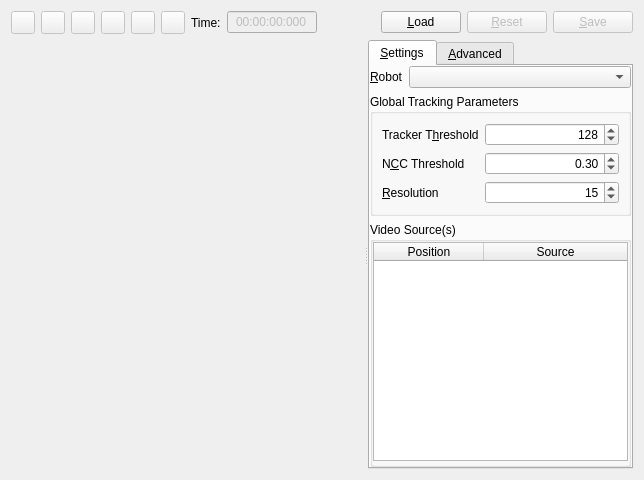
<?xml version="1.0" encoding="UTF-8"?>
<ui version="4.0">
 <class>TrackRobotToolWidget</class>
 <widget class="QWidget" name="TrackRobotToolWidget">
  <property name="geometry">
   <rect>
    <x>0</x>
    <y>0</y>
    <width>644</width>
    <height>480</height>
   </rect>
  </property>
  <property name="windowTitle">
   <string>Form</string>
  </property>
  <layout class="QVBoxLayout" name="verticalLayout_3">
   <item>
    <layout class="QHBoxLayout" name="horizontalLayout">
     <item>
      <widget class="QToolButton" name="m_scanBackBtn">
       <property name="enabled">
        <bool>false</bool>
       </property>
       <property name="sizePolicy">
        <sizepolicy hsizetype="Fixed" vsizetype="Fixed">
         <horstretch>1</horstretch>
         <verstretch>0</verstretch>
        </sizepolicy>
       </property>
       <property name="toolTip">
        <string>Reverse Scan</string>
       </property>
       <property name="text">
        <string/>
       </property>
       <property name="icon">
        <iconset resource="../../res/resources.qrc">
         <normaloff>:/revscan.png</normaloff>:/revscan.png</iconset>
       </property>
       <property name="checkable">
        <bool>false</bool>
       </property>
      </widget>
     </item>
     <item>
      <widget class="QToolButton" name="m_stepBackBtn">
       <property name="enabled">
        <bool>false</bool>
       </property>
       <property name="sizePolicy">
        <sizepolicy hsizetype="Fixed" vsizetype="Fixed">
         <horstretch>1</horstretch>
         <verstretch>0</verstretch>
        </sizepolicy>
       </property>
       <property name="toolTip">
        <string>Reverse Step</string>
       </property>
       <property name="text">
        <string/>
       </property>
       <property name="icon">
        <iconset resource="../../res/resources.qrc">
         <normaloff>:/revstep.png</normaloff>:/revstep.png</iconset>
       </property>
       <property name="checkable">
        <bool>false</bool>
       </property>
       <property name="autoRepeat">
        <bool>true</bool>
       </property>
       <property name="popupMode">
        <enum>QToolButton::InstantPopup</enum>
       </property>
      </widget>
     </item>
     <item>
      <widget class="QToolButton" name="m_playBtn">
       <property name="enabled">
        <bool>false</bool>
       </property>
       <property name="sizePolicy">
        <sizepolicy hsizetype="Fixed" vsizetype="Fixed">
         <horstretch>1</horstretch>
         <verstretch>0</verstretch>
        </sizepolicy>
       </property>
       <property name="toolTip">
        <string>Play/Pause</string>
       </property>
       <property name="text">
        <string/>
       </property>
       <property name="icon">
        <iconset resource="../../res/resources.qrc">
         <normaloff>:/play.png</normaloff>:/play.png</iconset>
       </property>
       <property name="checkable">
        <bool>false</bool>
       </property>
       <property name="popupMode">
        <enum>QToolButton::InstantPopup</enum>
       </property>
      </widget>
     </item>
     <item>
      <widget class="QToolButton" name="m_stepBtn">
       <property name="enabled">
        <bool>false</bool>
       </property>
       <property name="sizePolicy">
        <sizepolicy hsizetype="Fixed" vsizetype="Fixed">
         <horstretch>1</horstretch>
         <verstretch>0</verstretch>
        </sizepolicy>
       </property>
       <property name="toolTip">
        <string>Forward Step</string>
       </property>
       <property name="text">
        <string/>
       </property>
       <property name="icon">
        <iconset resource="../../res/resources.qrc">
         <normaloff>:/step.png</normaloff>:/step.png</iconset>
       </property>
       <property name="checkable">
        <bool>false</bool>
       </property>
       <property name="autoRepeat">
        <bool>true</bool>
       </property>
       <property name="popupMode">
        <enum>QToolButton::InstantPopup</enum>
       </property>
       <property name="autoRaise">
        <bool>false</bool>
       </property>
      </widget>
     </item>
     <item>
      <widget class="QToolButton" name="m_scanFwdBtn">
       <property name="enabled">
        <bool>false</bool>
       </property>
       <property name="sizePolicy">
        <sizepolicy hsizetype="Fixed" vsizetype="Fixed">
         <horstretch>1</horstretch>
         <verstretch>0</verstretch>
        </sizepolicy>
       </property>
       <property name="toolTip">
        <string>Forward Scan</string>
       </property>
       <property name="text">
        <string/>
       </property>
       <property name="icon">
        <iconset resource="../../res/resources.qrc">
         <normaloff>:/scan.png</normaloff>:/scan.png</iconset>
       </property>
       <property name="checkable">
        <bool>false</bool>
       </property>
       <property name="popupMode">
        <enum>QToolButton::InstantPopup</enum>
       </property>
       <property name="autoRaise">
        <bool>false</bool>
       </property>
      </widget>
     </item>
     <item>
      <widget class="QToolButton" name="m_stopBtn">
       <property name="enabled">
        <bool>false</bool>
       </property>
       <property name="sizePolicy">
        <sizepolicy hsizetype="Fixed" vsizetype="Fixed">
         <horstretch>1</horstretch>
         <verstretch>0</verstretch>
        </sizepolicy>
       </property>
       <property name="toolTip">
        <string>Stop Tracking</string>
       </property>
       <property name="text">
        <string/>
       </property>
       <property name="icon">
        <iconset resource="../../res/resources.qrc">
         <normaloff>:/stop.png</normaloff>:/stop.png</iconset>
       </property>
       <property name="checkable">
        <bool>false</bool>
       </property>
      </widget>
     </item>
     <item>
      <widget class="QLabel" name="m_timeLabel">
       <property name="sizePolicy">
        <sizepolicy hsizetype="Fixed" vsizetype="Preferred">
         <horstretch>0</horstretch>
         <verstretch>0</verstretch>
        </sizepolicy>
       </property>
       <property name="text">
        <string>Time:</string>
       </property>
      </widget>
     </item>
     <item>
      <widget class="QLineEdit" name="m_timeLineEdit">
       <property name="enabled">
        <bool>false</bool>
       </property>
       <property name="sizePolicy">
        <sizepolicy hsizetype="Fixed" vsizetype="Fixed">
         <horstretch>0</horstretch>
         <verstretch>0</verstretch>
        </sizepolicy>
       </property>
       <property name="minimumSize">
        <size>
         <width>90</width>
         <height>0</height>
        </size>
       </property>
       <property name="maximumSize">
        <size>
         <width>90</width>
         <height>16777215</height>
        </size>
       </property>
       <property name="layoutDirection">
        <enum>Qt::LeftToRight</enum>
       </property>
       <property name="text">
        <string>00:00:00:000</string>
       </property>
       <property name="frame">
        <bool>true</bool>
       </property>
       <property name="alignment">
        <set>Qt::AlignCenter</set>
       </property>
      </widget>
     </item>
     <item>
      <spacer name="horizontalSpacer">
       <property name="orientation">
        <enum>Qt::Horizontal</enum>
       </property>
       <property name="sizeHint" stdset="0">
        <size>
         <width>40</width>
         <height>20</height>
        </size>
       </property>
      </spacer>
     </item>
     <item>
      <widget class="QPushButton" name="m_loadBtn">
       <property name="enabled">
        <bool>true</bool>
       </property>
       <property name="text">
        <string>&amp;Load</string>
       </property>
      </widget>
     </item>
     <item>
      <widget class="QPushButton" name="m_resetBtn">
       <property name="enabled">
        <bool>false</bool>
       </property>
       <property name="text">
        <string>&amp;Reset</string>
       </property>
      </widget>
     </item>
     <item>
      <widget class="QPushButton" name="m_saveBtn">
       <property name="enabled">
        <bool>false</bool>
       </property>
       <property name="text">
        <string>&amp;Save</string>
       </property>
      </widget>
     </item>
    </layout>
   </item>
   <item>
    <widget class="QSplitter" name="splitter">
     <property name="sizePolicy">
      <sizepolicy hsizetype="Expanding" vsizetype="Preferred">
       <horstretch>0</horstretch>
       <verstretch>100</verstretch>
      </sizepolicy>
     </property>
     <property name="orientation">
      <enum>Qt::Horizontal</enum>
     </property>
     <widget class="ImageGrid" name="m_imageGrid" native="true">
      <property name="sizePolicy">
       <sizepolicy hsizetype="Preferred" vsizetype="Preferred">
        <horstretch>100</horstretch>
        <verstretch>100</verstretch>
       </sizepolicy>
      </property>
     </widget>
     <widget class="QFrame" name="m_parametersFrame">
      <property name="sizePolicy">
       <sizepolicy hsizetype="Preferred" vsizetype="Preferred">
        <horstretch>1</horstretch>
        <verstretch>0</verstretch>
       </sizepolicy>
      </property>
      <property name="minimumSize">
       <size>
        <width>265</width>
        <height>0</height>
       </size>
      </property>
      <layout class="QHBoxLayout" name="horizontalLayout_5">
       <property name="spacing">
        <number>0</number>
       </property>
       <property name="margin">
        <number>0</number>
       </property>
       <item>
        <widget class="QTabWidget" name="m_optionsTabs">
         <property name="maximumSize">
          <size>
           <width>16777215</width>
           <height>16777215</height>
          </size>
         </property>
         <property name="currentIndex">
          <number>0</number>
         </property>
         <widget class="QWidget" name="m_globalParamsPage">
          <attribute name="title">
           <string>&amp;Settings</string>
          </attribute>
          <layout class="QVBoxLayout" name="verticalLayout_2">
           <property name="margin">
            <number>0</number>
           </property>
           <item>
            <layout class="QHBoxLayout" name="horizontalLayout_2">
             <item>
              <widget class="QLabel" name="label">
               <property name="text">
                <string>&amp;Robot</string>
               </property>
               <property name="buddy">
                <cstring>m_robotCombo</cstring>
               </property>
              </widget>
             </item>
             <item>
              <widget class="QComboBox" name="m_robotCombo">
               <property name="sizePolicy">
                <sizepolicy hsizetype="Expanding" vsizetype="Fixed">
                 <horstretch>0</horstretch>
                 <verstretch>0</verstretch>
                </sizepolicy>
               </property>
              </widget>
             </item>
            </layout>
           </item>
           <item>
            <widget class="QGroupBox" name="m_globalParamsGroup">
             <property name="sizePolicy">
              <sizepolicy hsizetype="Preferred" vsizetype="Preferred">
               <horstretch>1</horstretch>
               <verstretch>0</verstretch>
              </sizepolicy>
             </property>
             <property name="title">
              <string>Global Tracking Parameters</string>
             </property>
             <layout class="QVBoxLayout" name="verticalLayout">
              <item>
               <layout class="QFormLayout" name="formLayout">
                <item row="0" column="0">
                 <widget class="QLabel" name="label_5">
                  <property name="minimumSize">
                   <size>
                    <width>70</width>
                    <height>0</height>
                   </size>
                  </property>
                  <property name="text">
                   <string>Tracker T&amp;hreshold</string>
                  </property>
                  <property name="buddy">
                   <cstring>m_trackerThresholdSpinBox</cstring>
                  </property>
                 </widget>
                </item>
                <item row="0" column="1">
                 <widget class="QSpinBox" name="m_trackerThresholdSpinBox">
                  <property name="enabled">
                   <bool>true</bool>
                  </property>
                  <property name="toolTip">
                   <string>&lt;head/&gt;&lt;body&gt;
&lt;p&gt;Bi-level threshold used for orientation determination [0..255].&lt;/p&gt;&lt;/body&gt;&lt;/html&gt;</string>
                  </property>
                  <property name="alignment">
                   <set>Qt::AlignRight|Qt::AlignTrailing|Qt::AlignVCenter</set>
                  </property>
                  <property name="suffix">
                   <string/>
                  </property>
                  <property name="minimum">
                   <number>0</number>
                  </property>
                  <property name="maximum">
                   <number>255</number>
                  </property>
                  <property name="value">
                   <number>128</number>
                  </property>
                 </widget>
                </item>
                <item row="1" column="0">
                 <widget class="QLabel" name="label_3">
                  <property name="text">
                   <string>N&amp;CC Threshold</string>
                  </property>
                  <property name="buddy">
                   <cstring>m_nccThresholdSpinBox</cstring>
                  </property>
                 </widget>
                </item>
                <item row="1" column="1">
                 <widget class="QDoubleSpinBox" name="m_nccThresholdSpinBox">
                  <property name="enabled">
                   <bool>true</bool>
                  </property>
                  <property name="toolTip">
                   <string>&lt;head/&gt;
&lt;body&gt;
&lt;p&gt;Normalised Cross Correlation threshold for tracking [-1..+1].&lt;/p&gt;
&lt;/body&gt;</string>
                  </property>
                  <property name="alignment">
                   <set>Qt::AlignRight|Qt::AlignTrailing|Qt::AlignVCenter</set>
                  </property>
                  <property name="minimum">
                   <double>-1.000000000000000</double>
                  </property>
                  <property name="maximum">
                   <double>1.000000000000000</double>
                  </property>
                  <property name="singleStep">
                   <double>0.010000000000000</double>
                  </property>
                  <property name="value">
                   <double>0.300000000000000</double>
                  </property>
                 </widget>
                </item>
                <item row="2" column="0">
                 <widget class="QLabel" name="label_2">
                  <property name="toolTip">
                   <string>&lt;!DOCTYPE HTML PUBLIC &quot;-//W3C//DTD HTML 4.0//EN&quot; &quot;http://www.w3.org/TR/REC-html40/strict.dtd&quot;&gt;
&lt;html&gt;&lt;head&gt;&lt;meta name=&quot;qrichtext&quot; content=&quot;1&quot; /&gt;&lt;style type=&quot;text/css&quot;&gt;
p, li { white-space: pre-wrap; }
&lt;/style&gt;&lt;/head&gt;&lt;body style=&quot; font-family:'MS Shell Dlg 2'; font-size:8.25pt; font-weight:400; font-style:normal;&quot;&gt;
&lt;p style=&quot; margin-top:0px; margin-bottom:0px; margin-left:0px; margin-right:0px; -qt-block-indent:0; text-indent:0px;&quot;&gt;&lt;span style=&quot; font-size:8pt;&quot;&gt;This is the number of pixels that an individual target square is mapped to.&lt;/span&gt;&lt;/p&gt;
&lt;p style=&quot; margin-top:0px; margin-bottom:0px; margin-left:0px; margin-right:0px; -qt-block-indent:0; text-indent:0px;&quot;&gt;&lt;span style=&quot; font-size:8pt;&quot;&gt;Too big = SLOW&lt;/span&gt;&lt;/p&gt;
&lt;p style=&quot; margin-top:0px; margin-bottom:0px; margin-left:0px; margin-right:0px; -qt-block-indent:0; text-indent:0px;&quot;&gt;&lt;span style=&quot; font-size:8pt;&quot;&gt;Too small = tracking failure&lt;/span&gt;&lt;/p&gt;&lt;/body&gt;&lt;/html&gt;</string>
                  </property>
                  <property name="text">
                   <string>&amp;Resolution</string>
                  </property>
                  <property name="buddy">
                   <cstring>m_resolutionSpinBox</cstring>
                  </property>
                 </widget>
                </item>
                <item row="2" column="1">
                 <widget class="QSpinBox" name="m_resolutionSpinBox">
                  <property name="enabled">
                   <bool>true</bool>
                  </property>
                  <property name="toolTip">
                   <string>&lt;p&gt;The size in pixels to be used to represent one square of the target. Larger means more accurate (up to a point) but slower [0..99].&lt;/p&gt;</string>
                  </property>
                  <property name="alignment">
                   <set>Qt::AlignRight|Qt::AlignTrailing|Qt::AlignVCenter</set>
                  </property>
                  <property name="value">
                   <number>15</number>
                  </property>
                 </widget>
                </item>
               </layout>
              </item>
             </layout>
            </widget>
           </item>
           <item>
            <widget class="QGroupBox" name="m_addVideoGroupBox">
             <property name="title">
              <string>Video Source(s)</string>
             </property>
             <layout class="QHBoxLayout" name="horizontalLayout_3">
              <property name="spacing">
               <number>0</number>
              </property>
              <property name="leftMargin">
               <number>0</number>
              </property>
              <property name="topMargin">
               <number>0</number>
              </property>
              <property name="rightMargin">
               <number>0</number>
              </property>
              <property name="bottomMargin">
               <number>3</number>
              </property>
              <item>
               <widget class="QTableWidget" name="m_videoTable">
                <property name="sizePolicy">
                 <sizepolicy hsizetype="Expanding" vsizetype="Expanding">
                  <horstretch>1</horstretch>
                  <verstretch>0</verstretch>
                 </sizepolicy>
                </property>
                <property name="minimumSize">
                 <size>
                  <width>150</width>
                  <height>0</height>
                 </size>
                </property>
                <property name="editTriggers">
                 <set>QAbstractItemView::NoEditTriggers</set>
                </property>
                <property name="alternatingRowColors">
                 <bool>true</bool>
                </property>
                <property name="selectionMode">
                 <enum>QAbstractItemView::SingleSelection</enum>
                </property>
                <property name="selectionBehavior">
                 <enum>QAbstractItemView::SelectRows</enum>
                </property>
                <property name="showGrid">
                 <bool>true</bool>
                </property>
                <property name="cornerButtonEnabled">
                 <bool>true</bool>
                </property>
                <attribute name="horizontalHeaderVisible">
                 <bool>true</bool>
                </attribute>
                <attribute name="horizontalHeaderCascadingSectionResizes">
                 <bool>false</bool>
                </attribute>
                <attribute name="horizontalHeaderDefaultSectionSize">
                 <number>110</number>
                </attribute>
                <attribute name="horizontalHeaderShowSortIndicator" stdset="0">
                 <bool>false</bool>
                </attribute>
                <attribute name="horizontalHeaderStretchLastSection">
                 <bool>true</bool>
                </attribute>
                <attribute name="verticalHeaderVisible">
                 <bool>false</bool>
                </attribute>
                <attribute name="verticalHeaderShowSortIndicator" stdset="0">
                 <bool>true</bool>
                </attribute>
                <attribute name="verticalHeaderStretchLastSection">
                 <bool>false</bool>
                </attribute>
                <column>
                 <property name="text">
                  <string>Position</string>
                 </property>
                </column>
                <column>
                 <property name="text">
                  <string>Source</string>
                 </property>
                </column>
               </widget>
              </item>
             </layout>
            </widget>
           </item>
          </layout>
         </widget>
         <widget class="QWidget" name="m_cameraParamsPage">
          <attribute name="title">
           <string>&amp;Advanced</string>
          </attribute>
          <layout class="QVBoxLayout" name="verticalLayout_21">
           <property name="margin">
            <number>0</number>
           </property>
           <item>
            <widget class="QGroupBox" name="m_cameraParamsGroup">
             <property name="sizePolicy">
              <sizepolicy hsizetype="Preferred" vsizetype="Preferred">
               <horstretch>1</horstretch>
               <verstretch>0</verstretch>
              </sizepolicy>
             </property>
             <property name="title">
              <string>Camera Tracking Parameters</string>
             </property>
             <layout class="QVBoxLayout" name="verticalLayout_22">
              <item>
               <layout class="QHBoxLayout" name="horizontalLayout_21">
                <item>
                 <widget class="QLabel" name="label_21">
                  <property name="text">
                   <string>&amp;Position</string>
                  </property>
                  <property name="buddy">
                   <cstring>m_positionCombo</cstring>
                  </property>
                 </widget>
                </item>
                <item>
                 <widget class="QComboBox" name="m_positionCombo">
                  <property name="sizePolicy">
                   <sizepolicy hsizetype="Expanding" vsizetype="Fixed">
                    <horstretch>0</horstretch>
                    <verstretch>0</verstretch>
                   </sizepolicy>
                  </property>
                 </widget>
                </item>
               </layout>
              </item>
              <item>
               <layout class="QFormLayout" name="formLayout_21">
                <item row="0" column="0">
                 <widget class="QLabel" name="label_51">
                  <property name="minimumSize">
                   <size>
                    <width>70</width>
                    <height>0</height>
                   </size>
                  </property>
                  <property name="text">
                   <string>Use Global Paramaters</string>
                  </property>
                  <property name="buddy">
                   <cstring>m_useGlobal</cstring>
                  </property>
                 </widget>
                </item>
                <item row="0" column="1">
                 <widget class="QCheckBox" name="m_useGlobal">
                  <property name="enabled">
                   <bool>true</bool>
                  </property>
                  <property name="layoutDirection">
                   <enum>Qt::RightToLeft</enum>
                  </property>
                 </widget>
                </item>
                <item row="1" column="0">
                 <widget class="QLabel" name="label_52">
                  <property name="minimumSize">
                   <size>
                    <width>70</width>
                    <height>0</height>
                   </size>
                  </property>
                  <property name="text">
                   <string>Tracker T&amp;hreshold</string>
                  </property>
                  <property name="buddy">
                   <cstring>m_trackerThresholdSpinBox</cstring>
                  </property>
                 </widget>
                </item>
                <item row="1" column="1">
                 <widget class="QSpinBox" name="m_camTrackerThresholdSpinBox">
                  <property name="enabled">
                   <bool>false</bool>
                  </property>
                  <property name="toolTip">
                   <string>&lt;head/&gt;&lt;body&gt;
&lt;p&gt;Bi-level threshold used for orientation determination [0..255].&lt;/p&gt;&lt;/body&gt;&lt;/html&gt;</string>
                  </property>
                  <property name="alignment">
                   <set>Qt::AlignRight|Qt::AlignTrailing|Qt::AlignVCenter</set>
                  </property>
                  <property name="suffix">
                   <string/>
                  </property>
                  <property name="minimum">
                   <number>0</number>
                  </property>
                  <property name="maximum">
                   <number>255</number>
                  </property>
                  <property name="value">
                   <number>128</number>
                  </property>
                 </widget>
                </item>
                <item row="2" column="0">
                 <widget class="QLabel" name="label_31">
                  <property name="text">
                   <string>N&amp;CC Threshold</string>
                  </property>
                  <property name="buddy">
                   <cstring>m_camNccThresholdSpinBox</cstring>
                  </property>
                 </widget>
                </item>
                <item row="2" column="1">
                 <widget class="QDoubleSpinBox" name="m_camNccThresholdSpinBox">
                  <property name="enabled">
                   <bool>false</bool>
                  </property>
                  <property name="toolTip">
                   <string>&lt;head/&gt;
&lt;body&gt;
&lt;p&gt;Normalised Cross Correlation threshold for tracking [-1..+1].&lt;/p&gt;
&lt;/body&gt;</string>
                  </property>
                  <property name="alignment">
                   <set>Qt::AlignRight|Qt::AlignTrailing|Qt::AlignVCenter</set>
                  </property>
                  <property name="minimum">
                   <double>-1.000000000000000</double>
                  </property>
                  <property name="maximum">
                   <double>1.000000000000000</double>
                  </property>
                  <property name="singleStep">
                   <double>0.010000000000000</double>
                  </property>
                  <property name="value">
                   <double>0.300000000000000</double>
                  </property>
                 </widget>
                </item>
                <item row="3" column="0">
                 <widget class="QLabel" name="label_22">
                  <property name="toolTip">
                   <string>&lt;!DOCTYPE HTML PUBLIC &quot;-//W3C//DTD HTML 4.0//EN&quot; &quot;http://www.w3.org/TR/REC-html40/strict.dtd&quot;&gt;
&lt;html&gt;&lt;head&gt;&lt;meta name=&quot;qrichtext&quot; content=&quot;1&quot; /&gt;&lt;style type=&quot;text/css&quot;&gt;
p, li { white-space: pre-wrap; }
&lt;/style&gt;&lt;/head&gt;&lt;body style=&quot; font-family:'MS Shell Dlg 2'; font-size:8.25pt; font-weight:400; font-style:normal;&quot;&gt;
&lt;p style=&quot; margin-top:0px; margin-bottom:0px; margin-left:0px; margin-right:0px; -qt-block-indent:0; text-indent:0px;&quot;&gt;&lt;span style=&quot; font-size:8pt;&quot;&gt;This is the number of pixels that an individual target square is mapped to.&lt;/span&gt;&lt;/p&gt;
&lt;p style=&quot; margin-top:0px; margin-bottom:0px; margin-left:0px; margin-right:0px; -qt-block-indent:0; text-indent:0px;&quot;&gt;&lt;span style=&quot; font-size:8pt;&quot;&gt;Too big = SLOW&lt;/span&gt;&lt;/p&gt;
&lt;p style=&quot; margin-top:0px; margin-bottom:0px; margin-left:0px; margin-right:0px; -qt-block-indent:0; text-indent:0px;&quot;&gt;&lt;span style=&quot; font-size:8pt;&quot;&gt;Too small = tracking failure&lt;/span&gt;&lt;/p&gt;&lt;/body&gt;&lt;/html&gt;</string>
                  </property>
                  <property name="text">
                   <string>&amp;Resolution</string>
                  </property>
                  <property name="buddy">
                   <cstring>m_camResolutionSpinBox</cstring>
                  </property>
                 </widget>
                </item>
                <item row="3" column="1">
                 <widget class="QSpinBox" name="m_camResolutionSpinBox">
                  <property name="enabled">
                   <bool>false</bool>
                  </property>
                  <property name="toolTip">
                   <string>&lt;p&gt;The size in pixels to be used to represent one square of the target. Larger means more accurate (up to a point) but slower [0..99].&lt;/p&gt;</string>
                  </property>
                  <property name="alignment">
                   <set>Qt::AlignRight|Qt::AlignTrailing|Qt::AlignVCenter</set>
                  </property>
                  <property name="value">
                   <number>15</number>
                  </property>
                 </widget>
                </item>
               </layout>
              </item>
              <item>
               <layout class="QHBoxLayout" name="horizontalLayout_31">
                <item>
                 <spacer name="horizontalSpacer_2">
                  <property name="orientation">
                   <enum>Qt::Horizontal</enum>
                  </property>
                  <property name="sizeType">
                   <enum>QSizePolicy::Expanding</enum>
                  </property>
                  <property name="sizeHint" stdset="0">
                   <size>
                    <width>5</width>
                    <height>20</height>
                   </size>
                  </property>
                 </spacer>
                </item>
                <item>
                 <widget class="QToolButton" name="btnSave">
                  <property name="enabled">
                   <bool>true</bool>
                  </property>
                  <property name="text">
                   <string/>
                  </property>
                  <property name="icon">
                   <iconset resource="../../res/resources.qrc">
                    <normaloff>:/apply.png</normaloff>:/apply.png</iconset>
                  </property>
                 </widget>
                </item>
               </layout>
              </item>
              <item>
               <spacer name="verticalSpacer_2">
                <property name="orientation">
                 <enum>Qt::Vertical</enum>
                </property>
                <property name="sizeType">
                 <enum>QSizePolicy::Expanding</enum>
                </property>
                <property name="sizeHint" stdset="0">
                 <size>
                  <width>5</width>
                  <height>20</height>
                 </size>
                </property>
               </spacer>
              </item>
             </layout>
            </widget>
           </item>
          </layout>
         </widget>
        </widget>
       </item>
      </layout>
     </widget>
    </widget>
   </item>
  </layout>
 </widget>
 <customwidgets>
  <customwidget>
   <class>ImageGrid</class>
   <extends>QWidget</extends>
   <header>ImageGrid.h</header>
   <container>1</container>
  </customwidget>
 </customwidgets>
 <resources>
  <include location="../../res/resources.qrc"/>
 </resources>
 <connections/>
</ui>
